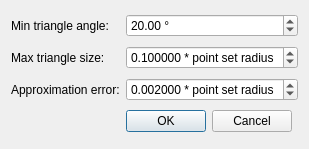
<ui version="4.0" >
 <class>PoissonDialog</class>
 <widget class="QDialog" name="PoissonDialog" >
  <property name="geometry" >
   <rect>
    <x>0</x>
    <y>0</y>
    <width>305</width>
    <height>149</height>
   </rect>
  </property>
  <property name="windowTitle" >
   <string>Dialog</string>
  </property>
  <layout class="QGridLayout" name="gridLayout" >
   <item row="0" column="0" >
    <widget class="QLabel" name="label" >
     <property name="text" >
      <string>Min triangle angle:</string>
     </property>
    </widget>
   </item>
   <item row="0" column="1" colspan="2" >
    <widget class="QDoubleSpinBox" name="m_inputAngle" >
     <property name="suffix" >
      <string> °</string>
     </property>
     <property name="minimum" >
      <double>1.000000000000000</double>
     </property>
     <property name="maximum" >
      <double>30.000000000000000</double>
     </property>
     <property name="value" >
      <double>20.000000000000000</double>
     </property>
    </widget>
   </item>
   <item row="1" column="0" >
    <widget class="QLabel" name="label_2" >
     <property name="text" >
      <string>Max triangle size:</string>
     </property>
    </widget>
   </item>
   <item row="1" column="1" colspan="2" >
    <widget class="QDoubleSpinBox" name="m_inputRadius" >
     <property name="suffix" >
      <string> * point set radius</string>
     </property>
     <property name="decimals" >
      <number>6</number>
     </property>
     <property name="minimum" >
      <double>0.010000000000000</double>
     </property>
     <property name="maximum" >
      <double>1.000000000000000</double>
     </property>
     <property name="singleStep" >
      <double>0.010000000000000</double>
     </property>
     <property name="value" >
      <double>0.100000000000000</double>
     </property>
    </widget>
   </item>
   <item row="2" column="0" >
    <widget class="QLabel" name="label_3" >
     <property name="text" >
      <string>Approximation error:</string>
     </property>
    </widget>
   </item>
   <item row="2" column="1" colspan="2" >
    <widget class="QDoubleSpinBox" name="m_inputDistance" >
     <property name="suffix" >
      <string> * point set radius</string>
     </property>
     <property name="decimals" >
      <number>6</number>
     </property>
     <property name="minimum" >
      <double>0.001000000000000</double>
     </property>
     <property name="maximum" >
      <double>1.000000000000000</double>
     </property>
     <property name="singleStep" >
      <double>0.001000000000000</double>
     </property>
     <property name="value" >
      <double>0.002000000000000</double>
     </property>
    </widget>
   </item>
   <item row="3" column="1" >
    <widget class="QDialogButtonBox" name="buttonBox" >
     <property name="standardButtons" >
      <set>QDialogButtonBox::Cancel|QDialogButtonBox::Ok</set>
     </property>
    </widget>
   </item>
  </layout>
 </widget>
 <resources/>
 <connections>
  <connection>
   <sender>buttonBox</sender>
   <signal>accepted()</signal>
   <receiver>PoissonDialog</receiver>
   <slot>accept()</slot>
   <hints>
    <hint type="sourcelabel" >
     <x>177</x>
     <y>123</y>
    </hint>
    <hint type="destinationlabel" >
     <x>53</x>
     <y>125</y>
    </hint>
   </hints>
  </connection>
  <connection>
   <sender>buttonBox</sender>
   <signal>rejected()</signal>
   <receiver>PoissonDialog</receiver>
   <slot>reject()</slot>
   <hints>
    <hint type="sourcelabel" >
     <x>257</x>
     <y>119</y>
    </hint>
    <hint type="destinationlabel" >
     <x>257</x>
     <y>143</y>
    </hint>
   </hints>
  </connection>
 </connections>
</ui>
